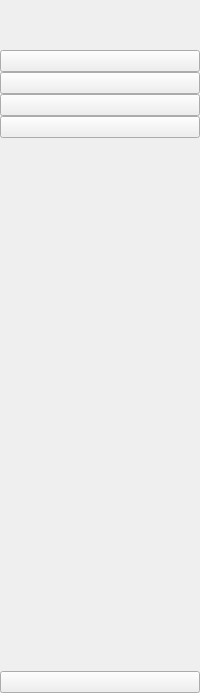
     <widget class="QWidget" name="icon_only" native="true">
      <layout class="QVBoxLayout" name="verticalLayout_3">
       <property name="spacing">
        <number>10</number>
       </property>
       <property name="leftMargin">
        <number>0</number>
       </property>
       <property name="topMargin">
        <number>0</number>
       </property>
       <property name="rightMargin">
        <number>0</number>
       </property>
       <property name="bottomMargin">
        <number>0</number>
       </property>
       <item>
        <layout class="QHBoxLayout" name="horizontalLayout_2">
         <item>
          <widget class="QLabel" name="label">
           <property name="minimumSize">
            <size>
             <width>40</width>
             <height>40</height>
            </size>
           </property>
           <property name="maximumSize">
            <size>
             <width>40</width>
             <height>40</height>
            </size>
           </property>
           <property name="text">
            <string/>
           </property>
           <property name="pixmap">
            <pixmap>Icons/launchpad.png</pixmap>
           </property>
           <property name="scaledContents">
            <bool>true</bool>
           </property>
          </widget>
         </item>
        </layout>
       </item>
       <item>
        <layout class="QVBoxLayout" name="verticalLayout">
         <property name="spacing">
          <number>0</number>
         </property>
         <item>
          <widget class="QPushButton" name="uniformWave2">
           <property name="text">
            <string/>
           </property>
           <property name="icon">
            <iconset>
             <normaloff>Icons/wave.png</normaloff>
             <normalon>Icons/wave.png</normalon>Icons/wave.png</iconset>
           </property>
           <property name="iconSize">
            <size>
             <width>20</width>
             <height>20</height>
            </size>
           </property>
           <property name="checkable">
            <bool>true</bool>
           </property>
           <property name="autoExclusive">
            <bool>true</bool>
           </property>
          </widget>
         </item>
         <item>
          <widget class="QPushButton" name="music2">
           <property name="text">
            <string/>
           </property>
           <property name="icon">
            <iconset>
             <normaloff>Icons/musical-note.png</normaloff>
             <normalon>Icons/musical-note.png</normalon>Icons/musical-note.png</iconset>
           </property>
           <property name="iconSize">
            <size>
             <width>20</width>
             <height>20</height>
            </size>
           </property>
           <property name="checkable">
            <bool>true</bool>
           </property>
           <property name="autoExclusive">
            <bool>true</bool>
           </property>
          </widget>
         </item>
         <item>
          <widget class="QPushButton" name="animals2">
           <property name="text">
            <string/>
           </property>
           <property name="icon">
            <iconset>
             <normaloff>Icons/lion.png</normaloff>
             <normalon>Icons/lion.png</normalon>Icons/lion.png</iconset>
           </property>
           <property name="iconSize">
            <size>
             <width>20</width>
             <height>20</height>
            </size>
           </property>
           <property name="checkable">
            <bool>true</bool>
           </property>
          </widget>
         </item>
         <item>
          <widget class="QPushButton" name="medicalSignal2">
           <property name="text">
            <string/>
           </property>
           <property name="icon">
            <iconset>
             <normaloff>Icons/cardiogram.png</normaloff>
             <normalon>Icons/cardiogram.png</normalon>Icons/cardiogram.png</iconset>
           </property>
           <property name="iconSize">
            <size>
             <width>20</width>
             <height>20</height>
            </size>
           </property>
           <property name="checkable">
            <bool>true</bool>
           </property>
           <property name="autoExclusive">
            <bool>true</bool>
           </property>
          </widget>
         </item>
        </layout>
       </item>
       <item>
        <spacer name="verticalSpacer">
         <property name="orientation">
          <enum>Qt::Vertical</enum>
         </property>
         <property name="sizeHint" stdset="0">
          <size>
           <width>20</width>
           <height>523</height>
          </size>
         </property>
        </spacer>
       </item>
       <item>
        <widget class="QPushButton" name="exit2">
         <property name="text">
          <string/>
         </property>
         <property name="icon">
          <iconset>
           <normaloff>Icons/logout.png</normaloff>
           <normalon>Icons/logout.png</normalon>Icons/logout.png</iconset>
         </property>
         <property name="iconSize">
          <size>
           <width>20</width>
           <height>20</height>
          </size>
         </property>
        </widget>
       </item>
      </layout>
     </widget>
